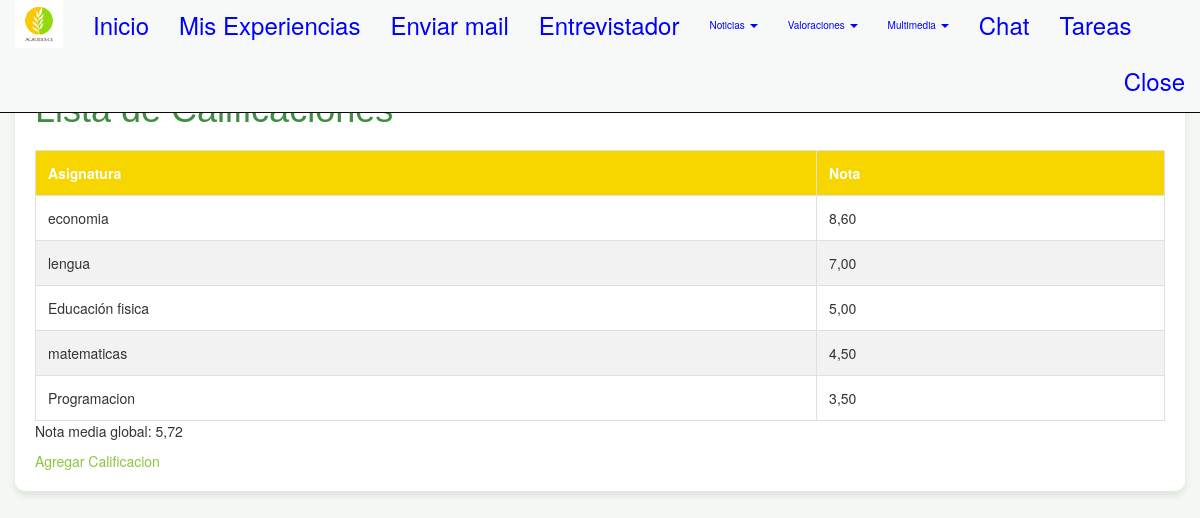
The page /lista_calificaciones/ (signed in) on the database its author committed.
### appportfolio/models.py (models this page shows, shortened)
class Calificacion(models.Model):
    id = models.AutoField(primary_key=True)
    asignatura = models.CharField(max_length=200)
    nota = models.DecimalField(max_digits=5, decimal_places=2)
    class Meta:
        verbose_name = "Calificacion"
        verbose_name_plural = "Calificaciones"
        ordering = ['id']

### appportfolio/views.py (the view)
# urls.py: path('lista_calificaciones/', views.lista_calificaciones, name='lista_calificaciones'),
def lista_calificaciones(request):
    calificaciones = Calificacion.objects.all().order_by('-nota')
    Totmedia = 0
    i = 0
    for media in calificaciones:
        Totmedia += media.nota
        i += 1
    promedio = Totmedia / i if i > 0 else None
    context = {
        'calificaciones': calificaciones,
        'promedio': promedio
    }
    return render(request, 'lista_calificaciones.html', context=context)

### templates/lista_calificaciones.html (shortened to what this page needs)
{% extends "base.html" %}
{% load static %}
{% block head %}
<link rel="stylesheet" href="https://maxcdn.bootstrapcdn.com/bootstrap/3.3.5/css/bootstrap.min.css">
<link rel="stylesheet" href="{% static 'css/tareas.css' %}">
{% endblock %}
{% block content %}
 <h1>Lista de Calificaciones</h1>
    <table>
        <thead>
            <tr>
                <th>Asignatura</th>
                <th>Nota</th>
            </tr>
        </thead>
        <tbody>
            {% for calificacion in calificaciones %}
                <tr>
                    <td>{{ calificacion.asignatura }}</td>
                    <td>{{ calificacion.nota }}</td>
                </tr>
            {% endfor %}
        </tbody>
    </table>
    <p>Nota media global: {{ promedio|default:"Sin calificaciones" }}</p>
    <a href="{% url 'añadir_calificacion' %}">Agregar Calificacion</a>
{% endblock %}

### static/css/tareas.css (style rules this page uses)
body { background-color: #f4f9f4; }
h1, h2, h3 { color: #3e8e41; font-family: 'Arial', sans-serif; }
table { width: 100%; margin-top: 20px; border-collapse: collapse; }
table th, table td { padding: 12px; text-align: left; border: 1px solid #e0e0e0; }
table th { background-color: #f7d600; color: #ffffff; }
table td { background-color: #ffffff; }
table tr:nth-child(even) td { background-color: #f2f2f2; }
a { color: #8cc63f; text-decoration: none; }

### rows shown on the page
Calificacion: asignatura "economia", nota "8,60"
Calificacion: asignatura "lengua", nota "7,00"
Calificacion: asignatura "Educación fisica", nota "5,00"
Calificacion: asignatura "matematicas", nota "4,50"
Calificacion: asignatura "Programacion", nota "3,50"

### other values the page prints
{{ promedio|default:"Sin calificaciones" }} "5,72"
